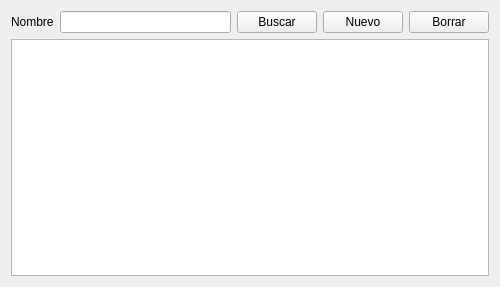
<?xml version="1.0" encoding="UTF-8"?>
<ui version="4.0">
 <class>Form</class>
 <widget class="QWidget" name="Form">
  <property name="geometry">
   <rect>
    <x>0</x>
    <y>0</y>
    <width>500</width>
    <height>287</height>
   </rect>
  </property>
  <property name="windowTitle">
   <string>Alícuotas</string>
  </property>
  <layout class="QVBoxLayout" name="verticalLayout">
   <item>
    <layout class="QHBoxLayout" name="horizontalLayout">
     <item>
      <widget class="QLabel" name="label">
       <property name="text">
        <string>Nombre</string>
       </property>
      </widget>
     </item>
     <item>
      <widget class="QLineEdit" name="eName"/>
     </item>
     <item>
      <widget class="QPushButton" name="bSearch">
       <property name="text">
        <string>Buscar</string>
       </property>
      </widget>
     </item>
     <item>
      <widget class="QPushButton" name="bNew">
       <property name="text">
        <string>Nuevo</string>
       </property>
      </widget>
     </item>
     <item>
      <widget class="QPushButton" name="bDelete">
       <property name="text">
        <string>Borrar</string>
       </property>
      </widget>
     </item>
    </layout>
   </item>
   <item>
    <widget class="QTableView" name="v_ttax">
     <property name="selectionMode">
      <enum>QAbstractItemView::SingleSelection</enum>
     </property>
     <property name="selectionBehavior">
      <enum>QAbstractItemView::SelectRows</enum>
     </property>
     <attribute name="horizontalHeaderCascadingSectionResizes">
      <bool>true</bool>
     </attribute>
     <attribute name="horizontalHeaderStretchLastSection">
      <bool>true</bool>
     </attribute>
     <attribute name="verticalHeaderVisible">
      <bool>false</bool>
     </attribute>
    </widget>
   </item>
  </layout>
 </widget>
 <tabstops>
  <tabstop>eName</tabstop>
  <tabstop>bSearch</tabstop>
  <tabstop>bNew</tabstop>
  <tabstop>v_ttax</tabstop>
  <tabstop>bDelete</tabstop>
 </tabstops>
 <resources/>
 <connections/>
</ui>
